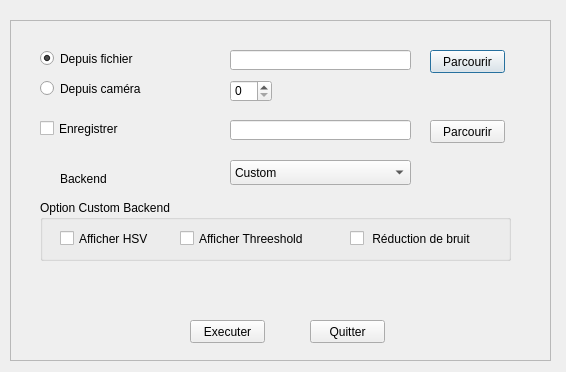
<?xml version="1.0" encoding="UTF-8"?>
<ui version="4.0">
 <class>StartTracking</class>
 <widget class="QDialog" name="StartTracking">
  <property name="geometry">
   <rect>
    <x>0</x>
    <y>0</y>
    <width>566</width>
    <height>372</height>
   </rect>
  </property>
  <property name="windowTitle">
   <string>Dialog</string>
  </property>
  <widget class="QFrame" name="frame">
   <property name="geometry">
    <rect>
     <x>10</x>
     <y>20</y>
     <width>541</width>
     <height>341</height>
    </rect>
   </property>
   <property name="frameShape">
    <enum>QFrame::StyledPanel</enum>
   </property>
   <property name="frameShadow">
    <enum>QFrame::Raised</enum>
   </property>
   <widget class="QRadioButton" name="rbFile">
    <property name="geometry">
     <rect>
      <x>30</x>
      <y>30</y>
      <width>121</width>
      <height>17</height>
     </rect>
    </property>
    <property name="text">
     <string>Depuis fichier</string>
    </property>
    <property name="checked">
     <bool>true</bool>
    </property>
   </widget>
   <widget class="QLineEdit" name="txtSrcFile">
    <property name="geometry">
     <rect>
      <x>220</x>
      <y>30</y>
      <width>181</width>
      <height>20</height>
     </rect>
    </property>
   </widget>
   <widget class="QPushButton" name="btnParcourirIn">
    <property name="geometry">
     <rect>
      <x>420</x>
      <y>30</y>
      <width>75</width>
      <height>23</height>
     </rect>
    </property>
    <property name="text">
     <string>Parcourir</string>
    </property>
   </widget>
   <widget class="QPushButton" name="btnQuitter">
    <property name="geometry">
     <rect>
      <x>300</x>
      <y>300</y>
      <width>75</width>
      <height>23</height>
     </rect>
    </property>
    <property name="text">
     <string>Quitter</string>
    </property>
   </widget>
   <widget class="QSpinBox" name="sbIndexCamera">
    <property name="geometry">
     <rect>
      <x>220</x>
      <y>60</y>
      <width>42</width>
      <height>22</height>
     </rect>
    </property>
   </widget>
   <widget class="QPushButton" name="txtParcourirOut">
    <property name="geometry">
     <rect>
      <x>420</x>
      <y>100</y>
      <width>75</width>
      <height>23</height>
     </rect>
    </property>
    <property name="text">
     <string>Parcourir</string>
    </property>
   </widget>
   <widget class="QGroupBox" name="groupBox">
    <property name="geometry">
     <rect>
      <x>30</x>
      <y>180</y>
      <width>471</width>
      <height>61</height>
     </rect>
    </property>
    <property name="title">
     <string>Option Custom Backend</string>
    </property>
    <widget class="QCheckBox" name="cbShowHSV">
     <property name="geometry">
      <rect>
       <x>20</x>
       <y>30</y>
       <width>111</width>
       <height>17</height>
      </rect>
     </property>
     <property name="text">
      <string>Afficher HSV</string>
     </property>
    </widget>
    <widget class="QCheckBox" name="cvReduceNoise">
     <property name="geometry">
      <rect>
       <x>310</x>
       <y>30</y>
       <width>161</width>
       <height>17</height>
      </rect>
     </property>
     <property name="text">
      <string> Réduction de bruit</string>
     </property>
    </widget>
    <widget class="QCheckBox" name="cvShowTH">
     <property name="geometry">
      <rect>
       <x>140</x>
       <y>30</y>
       <width>171</width>
       <height>17</height>
      </rect>
     </property>
     <property name="text">
      <string>Afficher Threeshold</string>
     </property>
    </widget>
   </widget>
   <widget class="QPushButton" name="btnExecuter">
    <property name="geometry">
     <rect>
      <x>180</x>
      <y>300</y>
      <width>75</width>
      <height>23</height>
     </rect>
    </property>
    <property name="text">
     <string>Executer</string>
    </property>
   </widget>
   <widget class="QLineEdit" name="txtOutFile">
    <property name="geometry">
     <rect>
      <x>220</x>
      <y>100</y>
      <width>181</width>
      <height>20</height>
     </rect>
    </property>
   </widget>
   <widget class="QCheckBox" name="checkBox">
    <property name="geometry">
     <rect>
      <x>30</x>
      <y>100</y>
      <width>121</width>
      <height>17</height>
     </rect>
    </property>
    <property name="text">
     <string>Enregistrer </string>
    </property>
   </widget>
   <widget class="QRadioButton" name="rbCamera">
    <property name="geometry">
     <rect>
      <x>30</x>
      <y>60</y>
      <width>131</width>
      <height>17</height>
     </rect>
    </property>
    <property name="text">
     <string>Depuis caméra</string>
    </property>
    <property name="checked">
     <bool>false</bool>
    </property>
   </widget>
   <widget class="QComboBox" name="cbBackend">
    <property name="geometry">
     <rect>
      <x>220</x>
      <y>140</y>
      <width>181</width>
      <height>25</height>
     </rect>
    </property>
    <item>
     <property name="text">
      <string>Custom</string>
     </property>
    </item>
    <item>
     <property name="text">
      <string>Boosting</string>
     </property>
    </item>
    <item>
     <property name="text">
      <string>MIL</string>
     </property>
    </item>
    <item>
     <property name="text">
      <string>KCF</string>
     </property>
    </item>
    <item>
     <property name="text">
      <string>TLD</string>
     </property>
    </item>
    <item>
     <property name="text">
      <string>MEDIANFLOW</string>
     </property>
    </item>
    <item>
     <property name="text">
      <string>GOTURN</string>
     </property>
    </item>
    <item>
     <property name="text">
      <string>MOSSE</string>
     </property>
    </item>
    <item>
     <property name="text">
      <string>CSRT</string>
     </property>
    </item>
   </widget>
   <widget class="QLabel" name="label">
    <property name="geometry">
     <rect>
      <x>50</x>
      <y>150</y>
      <width>67</width>
      <height>17</height>
     </rect>
    </property>
    <property name="text">
     <string>Backend</string>
    </property>
   </widget>
  </widget>
 </widget>
 <resources/>
 <connections/>
</ui>
